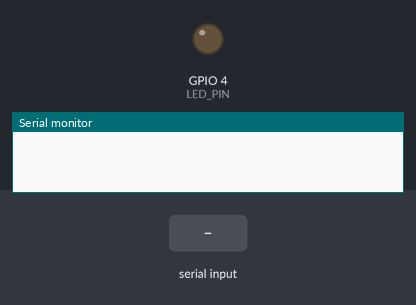
The sketch below on a simulated ESP32. Parts: output pins drawn as LEDs (lit = HIGH), the last lines printed to the serial monitor. Dashed ring = blinking. The inputs (shaded band) are chosen by the test bench. EEPROM starts erased; nothing arrives over Bluetooth unless stated; the camera gives no picture.

Above: at 0.0 s.
At 2.5 s:
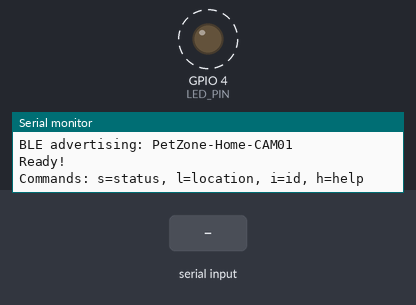
2.6 s: "h\n" received over Serial
4.8 s: "90,45\n" received over Serial
6.8 s: "s90\n" received over Serial
Timing chart, 0 to 14.8 s (numbered marks = the images above; inputs shaded):
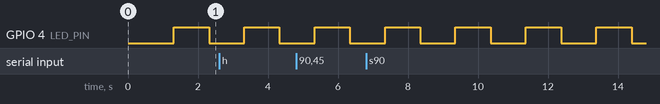

The sketch:

ESP32CAM_Compact.ino
```cpp
/*
 * Compact ESP32-CAM BLE Beacon + Video Streaming Device
 * Optimized version with reduced memory footprint
 *
 * Features:
 * - BLE beacon functionality (PetZone compatible)
 * - Live video streaming via HTTP server
 * - Basic configuration via serial commands
 * - Reduced memory usage for compilation
 */

#include <BLEDevice.h>
#include <BLEServer.h>
#include <BLEAdvertising.h>
#include <Preferences.h>
#include "esp_camera.h"
#include <WiFi.h>
#include "esp_http_server.h"
#include "soc/soc.h"
#include "soc/rtc_cntl_reg.h"

// Camera pin definitions for AI-Thinker ESP32-CAM
#define PWDN_GPIO_NUM     32
#define RESET_GPIO_NUM    -1
#define XCLK_GPIO_NUM      0
#define SIOD_GPIO_NUM     26
#define SIOC_GPIO_NUM     27
#define Y9_GPIO_NUM       35
#define Y8_GPIO_NUM       34
#define Y7_GPIO_NUM       39
#define Y6_GPIO_NUM       36
#define Y5_GPIO_NUM       21
#define Y4_GPIO_NUM       19
#define Y3_GPIO_NUM       18
#define Y2_GPIO_NUM        5
#define VSYNC_GPIO_NUM    25
#define HREF_GPIO_NUM     23
#define PCLK_GPIO_NUM     22

// Configuration
#define LED_PIN 4
#define BUTTON_PIN 0
#define ADVERTISE_INTERVAL 100

// WiFi Configuration
const char* ssid = "ESP32-CAM-Beacon";
const char* password = "Beacon123";

// Video streaming
#define PART_BOUNDARY "123456789000000000000987654321"
static const char* _STREAM_CONTENT_TYPE = "multipart/x-mixed-replace;boundary=" PART_BOUNDARY;
static const char* _STREAM_BOUNDARY = "\r\n--" PART_BOUNDARY "\r\n";
static const char* _STREAM_PART = "Content-Type: image/jpeg\r\nContent-Length: %u\r\n\r\n";

// Global variables
Preferences preferences;
String deviceName = "PetZone-Camera-CAM01";
String location = "Home";
String beaconId = "CAM01";
bool cameraReady = false;
bool streamActive = false;
int streamClients = 0;
unsigned long lastLedUpdate = 0;
bool ledState = false;

BLEAdvertising* pAdvertising = nullptr;
httpd_handle_t camera_httpd = NULL;

// Compact metadata structure
struct CompactMetadata {
  uint8_t version;
  uint8_t beaconId;
  uint8_t batteryLevel;
  uint8_t cameraStatus;
  uint8_t streamClients;
} __attribute__((packed));

void setup() {
  Serial.begin(115200);
  delay(1000);

  WRITE_PERI_REG(RTC_CNTL_BROWN_OUT_REG, 0);

  pinMode(LED_PIN, OUTPUT);
  pinMode(BUTTON_PIN, INPUT_PULLUP);

  Serial.println("ESP32-CAM BLE Beacon Starting...");

  loadConfig();
  initCamera();
  initWiFi();
  startWebServer();
  initBLE();
  startAdvertising();

  Serial.println("Ready!");
  Serial.println("Commands: s=status, l=location, i=id, h=help");
}

void loop() {
  handleLED();
  handleSerial();
  delay(10);
}

void loadConfig() {
  preferences.begin("beacon", false);
  location = preferences.getString("location", "Home");
  beaconId = preferences.getString("beaconId", "CAM01");
  preferences.end();

  deviceName = "PetZone-" + location + "-" + beaconId;
  Serial.println("Device: " + deviceName);
}

void saveConfig() {
  preferences.begin("beacon", false);
  preferences.putString("location", location);
  preferences.putString("beaconId", beaconId);
  preferences.end();
  Serial.println("Config saved");
}

void initCamera() {
  camera_config_t config;
  config.ledc_channel = LEDC_CHANNEL_0;
  config.ledc_timer = LEDC_TIMER_0;
  config.pin_d0 = Y2_GPIO_NUM;
  config.pin_d1 = Y3_GPIO_NUM;
  config.pin_d2 = Y4_GPIO_NUM;
  config.pin_d3 = Y5_GPIO_NUM;
  config.pin_d4 = Y6_GPIO_NUM;
  config.pin_d5 = Y7_GPIO_NUM;
  config.pin_d6 = Y8_GPIO_NUM;
  config.pin_d7 = Y9_GPIO_NUM;
  config.pin_xclk = XCLK_GPIO_NUM;
  config.pin_pclk = PCLK_GPIO_NUM;
  config.pin_vsync = VSYNC_GPIO_NUM;
  config.pin_href = HREF_GPIO_NUM;
  config.pin_sscb_sda = SIOD_GPIO_NUM;
  config.pin_sscb_scl = SIOC_GPIO_NUM;
  config.pin_pwdn = PWDN_GPIO_NUM;
  config.pin_reset = RESET_GPIO_NUM;
  config.xclk_freq_hz = 20000000;
  config.pixel_format = PIXFORMAT_JPEG;

  // Smaller frame size for memory optimization
  config.frame_size = FRAMESIZE_SVGA;
  config.jpeg_quality = 12;
  config.fb_count = 1;

  esp_err_t err = esp_camera_init(&config);
  if (err != ESP_OK) {
    Serial.println("Camera init failed");
    cameraReady = false;
  } else {
    Serial.println("Camera ready");
    cameraReady = true;
  }
}

void initWiFi() {
  WiFi.mode(WIFI_AP);
  WiFi.softAP(ssid, password);
  Serial.println("WiFi AP: " + String(ssid));
  Serial.println("IP: " + WiFi.softAPIP().toString());
}

static esp_err_t stream_handler(httpd_req_t *req) {
  camera_fb_t * fb = NULL;
  esp_err_t res = ESP_OK;
  size_t _jpg_buf_len = 0;
  uint8_t * _jpg_buf = NULL;
  char * part_buf[64];

  streamClients++;
  streamActive = true;

  res = httpd_resp_set_type(req, _STREAM_CONTENT_TYPE);
  if(res != ESP_OK) {
    streamClients--;
    return res;
  }

  while(true) {
    fb = esp_camera_fb_get();
    if (!fb) {
      res = ESP_FAIL;
      break;
    }

    _jpg_buf_len = fb->len;
    _jpg_buf = fb->buf;

    size_t hlen = snprintf((char *)part_buf, 64, _STREAM_PART, _jpg_buf_len);
    res = httpd_resp_send_chunk(req, (const char *)part_buf, hlen);

    if(res == ESP_OK) {
      res = httpd_resp_send_chunk(req, (const char *)_jpg_buf, _jpg_buf_len);
    }

    if(res == ESP_OK) {
      res = httpd_resp_send_chunk(req, _STREAM_BOUNDARY, strlen(_STREAM_BOUNDARY));
    }

    esp_camera_fb_return(fb);

    if(res != ESP_OK) {
      break;
    }
  }

  streamClients--;
  if(streamClients <= 0) {
    streamActive = false;
    streamClients = 0;
  }

  return res;
}

static esp_err_t index_handler(httpd_req_t *req) {
  httpd_resp_set_type(req, "text/html");
  String html = "<!DOCTYPE html><html><head><title>ESP32-CAM</title></head><body>";
  html += "<h1>" + deviceName + "</h1>";
  html += "<p>Location: " + location + "</p>";
  html += "<p>Beacon ID: " + beaconId + "</p>";
  html += "<p>Camera: " + String(cameraReady ? "Ready" : "Failed") + "</p>";
  html += "<p>Streaming: " + String(streamActive ? "Active" : "Inactive") + "</p>";
  html += "<p>Clients: " + String(streamClients) + "</p>";
  html += "<hr><img src='/stream' style='width:100%; max-width:640px;'>";
  html += "</body></html>";

  return httpd_resp_send(req, html.c_str(), html.length());
}

void startWebServer() {
  httpd_config_t config = HTTPD_DEFAULT_CONFIG();
  config.server_port = 80;

  httpd_uri_t index_uri = {
    .uri = "/",
    .method = HTTP_GET,
    .handler = index_handler,
    .user_ctx = NULL
  };

  httpd_uri_t stream_uri = {
    .uri = "/stream",
    .method = HTTP_GET,
    .handler = stream_handler,
    .user_ctx = NULL
  };

  if (httpd_start(&camera_httpd, &config) == ESP_OK) {
    httpd_register_uri_handler(camera_httpd, &index_uri);
    httpd_register_uri_handler(camera_httpd, &stream_uri);
    Serial.println("Web server started");
  }
}

void initBLE() {
  BLEDevice::init(deviceName);
  BLEDevice::setPower(ESP_PWR_LVL_P9);
  pAdvertising = BLEDevice::getAdvertising();
  Serial.println("BLE initialized");
}

void startAdvertising() {
  if (!pAdvertising) return;

  pAdvertising->stop();

  BLEAdvertisementData advertisementData;
  advertisementData.setName(deviceName);
  advertisementData.setCompleteServices(BLEUUID("12345678-1234-1234-1234-123456789abc"));

  // Compact metadata
  CompactMetadata metadata;
  metadata.version = 3;
  metadata.beaconId = beaconId.substring(beaconId.length()-2).toInt();
  metadata.batteryLevel = 100;
  metadata.cameraStatus = cameraReady ? (streamActive ? 2 : 1) : 0;
  metadata.streamClients = streamClients;

  String metadataString = "";
  for(int i = 0; i < sizeof(metadata); i++) {
    metadataString += (char)((uint8_t*)&metadata)[i];
  }
  advertisementData.setServiceData(BLEUUID("12345678-1234-1234-1234-123456789abc"), metadataString);

  pAdvertising->setAdvertisementData(advertisementData);
  pAdvertising->setMinInterval(ADVERTISE_INTERVAL);
  pAdvertising->setMaxInterval(ADVERTISE_INTERVAL + 50);
  pAdvertising->start();

  Serial.println("BLE advertising: " + deviceName);
}

void handleLED() {
  unsigned long currentTime = millis();
  int interval = streamActive ? 200 : (cameraReady ? 1000 : 2000);

  if (currentTime - lastLedUpdate > interval) {
    ledState = !ledState;
    digitalWrite(LED_PIN, ledState);
    lastLedUpdate = currentTime;
  }
}

void handleSerial() {
  if (Serial.available()) {
    String command = Serial.readStringUntil('\n');
    command.trim();

    if (command.length() == 0) return;

    char cmd = command.charAt(0);

    switch (cmd) {
      case 's':
      case 'S':
        showStatus();
        break;

      case 'l':
      case 'L':
        if (command.length() > 2) {
          location = command.substring(2);
          deviceName = "PetZone-" + location + "-" + beaconId;
          saveConfig();
          Serial.println("Location: " + location);
          startAdvertising();
        }
        break;

      case 'i':
      case 'I':
        if (command.length() > 2) {
          beaconId = command.substring(2);
          deviceName = "PetZone-" + location + "-" + beaconId;
          saveConfig();
          Serial.println("Beacon ID: " + beaconId);
          startAdvertising();
        }
        break;

      case 'h':
      case 'H':
        showHelp();
        break;

      default:
        Serial.println("Unknown command. Type 'h' for help.");
        break;
    }
  }
}

void showStatus() {
  Serial.println("=== STATUS ===");
  Serial.println("Device: " + deviceName);
  Serial.println("Location: " + location);
  Serial.println("Beacon ID: " + beaconId);
  Serial.println("Camera: " + String(cameraReady ? "Ready" : "Failed"));
  Serial.println("Streaming: " + String(streamActive ? "Active" : "Inactive"));
  Serial.println("Clients: " + String(streamClients));
  Serial.println("WiFi: " + String(ssid));
  Serial.println("IP: " + WiFi.softAPIP().toString());
  Serial.println("Free heap: " + String(ESP.getFreeHeap()));
  Serial.println("==============");
}

void showHelp() {
  Serial.println("=== COMMANDS ===");
  Serial.println("s - Show status");
  Serial.println("l [name] - Set location");
  Serial.println("i [id] - Set beacon ID");
  Serial.println("h - Show help");
  Serial.println("================");
  Serial.println("Examples:");
  Serial.println("l Garden");
  Serial.println("i CAM02");
} 
```

Measured:
- by itself, GPIO 4 (LED_PIN): alternates HIGH for 1.0 s and LOW for 1.0 s
